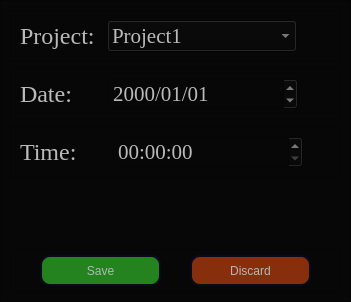
<?xml version="1.0" encoding="UTF-8"?>
<ui version="4.0">
 <class>modifyRecord</class>
 <widget class="QDialog" name="modifyRecord">
  <property name="geometry">
   <rect>
    <x>0</x>
    <y>0</y>
    <width>351</width>
    <height>302</height>
   </rect>
  </property>
  <property name="windowTitle">
   <string>Dialog</string>
  </property>
  <layout class="QGridLayout" name="gridLayout">
   <property name="leftMargin">
    <number>0</number>
   </property>
   <property name="topMargin">
    <number>0</number>
   </property>
   <property name="rightMargin">
    <number>0</number>
   </property>
   <property name="bottomMargin">
    <number>0</number>
   </property>
   <property name="spacing">
    <number>0</number>
   </property>
   <item row="0" column="0">
    <widget class="QFrame" name="frame">
     <property name="styleSheet">
      <string notr="true">background-color: rgb(7, 7, 7);</string>
     </property>
     <property name="frameShape">
      <enum>QFrame::Shape::StyledPanel</enum>
     </property>
     <property name="frameShadow">
      <enum>QFrame::Shadow::Raised</enum>
     </property>
     <layout class="QVBoxLayout" name="verticalLayout">
      <item>
       <widget class="QFrame" name="projectFrame">
        <property name="styleSheet">
         <string notr="true">color: rgb(186, 186, 186);</string>
        </property>
        <property name="frameShape">
         <enum>QFrame::Shape::StyledPanel</enum>
        </property>
        <property name="frameShadow">
         <enum>QFrame::Shadow::Raised</enum>
        </property>
        <layout class="QHBoxLayout" name="horizontalLayout">
         <item>
          <widget class="QLabel" name="projectLabel">
           <property name="minimumSize">
            <size>
             <width>0</width>
             <height>31</height>
            </size>
           </property>
           <property name="font">
            <font>
             <family>Times New Roman</family>
             <pointsize>18</pointsize>
            </font>
           </property>
           <property name="text">
            <string>Project: </string>
           </property>
          </widget>
         </item>
         <item>
          <widget class="QComboBox" name="projectList">
           <property name="minimumSize">
            <size>
             <width>190</width>
             <height>31</height>
            </size>
           </property>
           <property name="font">
            <font>
             <family>Times New Roman</family>
             <pointsize>16</pointsize>
            </font>
           </property>
           <item>
            <property name="text">
             <string>Project1</string>
            </property>
           </item>
           <item>
            <property name="text">
             <string>Project2</string>
            </property>
           </item>
           <item>
            <property name="text">
             <string>Project3</string>
            </property>
           </item>
           <item>
            <property name="text">
             <string>Project4</string>
            </property>
           </item>
           <item>
            <property name="text">
             <string>Project5</string>
            </property>
           </item>
           <item>
            <property name="text">
             <string>Project6</string>
            </property>
           </item>
          </widget>
         </item>
         <item>
          <spacer name="horizontalSpacer">
           <property name="orientation">
            <enum>Qt::Orientation::Horizontal</enum>
           </property>
           <property name="sizeHint" stdset="0">
            <size>
             <width>25</width>
             <height>20</height>
            </size>
           </property>
          </spacer>
         </item>
        </layout>
       </widget>
      </item>
      <item>
       <widget class="QFrame" name="dateFrame">
        <property name="styleSheet">
         <string notr="true">color: rgb(186, 186, 186);</string>
        </property>
        <property name="frameShape">
         <enum>QFrame::Shape::StyledPanel</enum>
        </property>
        <property name="frameShadow">
         <enum>QFrame::Shadow::Raised</enum>
        </property>
        <layout class="QHBoxLayout" name="horizontalLayout_3">
         <item>
          <widget class="QLabel" name="dateLabel">
           <property name="minimumSize">
            <size>
             <width>0</width>
             <height>31</height>
            </size>
           </property>
           <property name="font">
            <font>
             <family>Times New Roman</family>
             <pointsize>18</pointsize>
            </font>
           </property>
           <property name="text">
            <string>Date:     </string>
           </property>
          </widget>
         </item>
         <item>
          <widget class="QDateEdit" name="workDate">
           <property name="minimumSize">
            <size>
             <width>190</width>
             <height>31</height>
            </size>
           </property>
           <property name="font">
            <font>
             <family>Times New Roman</family>
             <pointsize>16</pointsize>
            </font>
           </property>
           <property name="displayFormat">
            <string>yyyy/MM/dd</string>
           </property>
           <property name="date">
            <date>
             <year>2000</year>
             <month>1</month>
             <day>1</day>
            </date>
           </property>
          </widget>
         </item>
         <item>
          <spacer name="horizontalSpacer_3">
           <property name="orientation">
            <enum>Qt::Orientation::Horizontal</enum>
           </property>
           <property name="sizeHint" stdset="0">
            <size>
             <width>40</width>
             <height>20</height>
            </size>
           </property>
          </spacer>
         </item>
        </layout>
       </widget>
      </item>
      <item>
       <widget class="QFrame" name="timeFrame">
        <property name="styleSheet">
         <string notr="true">color: rgb(186, 186, 186);</string>
        </property>
        <property name="frameShape">
         <enum>QFrame::Shape::StyledPanel</enum>
        </property>
        <property name="frameShadow">
         <enum>QFrame::Shadow::Raised</enum>
        </property>
        <layout class="QHBoxLayout" name="horizontalLayout_4">
         <item>
          <widget class="QLabel" name="timeLabel">
           <property name="enabled">
            <bool>true</bool>
           </property>
           <property name="minimumSize">
            <size>
             <width>0</width>
             <height>31</height>
            </size>
           </property>
           <property name="font">
            <font>
             <family>Times New Roman</family>
             <pointsize>18</pointsize>
            </font>
           </property>
           <property name="text">
            <string>Time:     </string>
           </property>
          </widget>
         </item>
         <item>
          <widget class="QTimeEdit" name="totalTime">
           <property name="minimumSize">
            <size>
             <width>190</width>
             <height>31</height>
            </size>
           </property>
           <property name="font">
            <font>
             <family>Times New Roman</family>
             <pointsize>16</pointsize>
            </font>
           </property>
           <property name="readOnly">
            <bool>false</bool>
           </property>
           <property name="buttonSymbols">
            <enum>QAbstractSpinBox::ButtonSymbols::UpDownArrows</enum>
           </property>
          </widget>
         </item>
         <item>
          <spacer name="horizontalSpacer_4">
           <property name="orientation">
            <enum>Qt::Orientation::Horizontal</enum>
           </property>
           <property name="sizeHint" stdset="0">
            <size>
             <width>40</width>
             <height>20</height>
            </size>
           </property>
          </spacer>
         </item>
        </layout>
       </widget>
      </item>
      <item>
       <spacer name="verticalSpacer">
        <property name="orientation">
         <enum>Qt::Orientation::Vertical</enum>
        </property>
        <property name="sizeHint" stdset="0">
         <size>
          <width>20</width>
          <height>64</height>
         </size>
        </property>
       </spacer>
      </item>
      <item>
       <widget class="QFrame" name="btnsFrame">
        <property name="styleSheet">
         <string notr="true">QFrame{
	padding: 5px
}

QPushButton{
	color: rgb(179, 182, 186);
	border: 2px solid rgb(10, 10, 29);
	background-color: rgb(0, 0, 43);
	border-radius: 10px;
}

QPushButton::hover{
	color: rgb(143, 145, 148);
	background-color: rgb(0, 0, 85);
}

QPushButton::pressed{
	color: rgb(254, 254, 254);
	background-color: rgb(0, 0, 135);
}</string>
        </property>
        <property name="frameShape">
         <enum>QFrame::Shape::StyledPanel</enum>
        </property>
        <property name="frameShadow">
         <enum>QFrame::Shadow::Raised</enum>
        </property>
        <layout class="QHBoxLayout" name="horizontalLayout_5">
         <property name="leftMargin">
          <number>0</number>
         </property>
         <property name="topMargin">
          <number>0</number>
         </property>
         <property name="rightMargin">
          <number>0</number>
         </property>
         <property name="bottomMargin">
          <number>0</number>
         </property>
         <item>
          <spacer name="horizontalSpacer_5">
           <property name="orientation">
            <enum>Qt::Orientation::Horizontal</enum>
           </property>
           <property name="sizeHint" stdset="0">
            <size>
             <width>39</width>
             <height>20</height>
            </size>
           </property>
          </spacer>
         </item>
         <item>
          <widget class="QPushButton" name="saveBtn">
           <property name="minimumSize">
            <size>
             <width>121</width>
             <height>31</height>
            </size>
           </property>
           <property name="styleSheet">
            <string notr="true">background-color: rgb(36, 131, 31);</string>
           </property>
           <property name="text">
            <string>Save</string>
           </property>
          </widget>
         </item>
         <item>
          <spacer name="horizontalSpacer_6">
           <property name="orientation">
            <enum>Qt::Orientation::Horizontal</enum>
           </property>
           <property name="sizeHint" stdset="0">
            <size>
             <width>38</width>
             <height>20</height>
            </size>
           </property>
          </spacer>
         </item>
         <item>
          <widget class="QPushButton" name="discardBtn">
           <property name="minimumSize">
            <size>
             <width>121</width>
             <height>31</height>
            </size>
           </property>
           <property name="styleSheet">
            <string notr="true">background-color: rgb(135, 47, 13);</string>
           </property>
           <property name="text">
            <string>Discard</string>
           </property>
          </widget>
         </item>
         <item>
          <spacer name="horizontalSpacer_7">
           <property name="orientation">
            <enum>Qt::Orientation::Horizontal</enum>
           </property>
           <property name="sizeHint" stdset="0">
            <size>
             <width>39</width>
             <height>20</height>
            </size>
           </property>
          </spacer>
         </item>
        </layout>
       </widget>
      </item>
     </layout>
    </widget>
   </item>
  </layout>
 </widget>
 <resources/>
 <connections/>
</ui>
